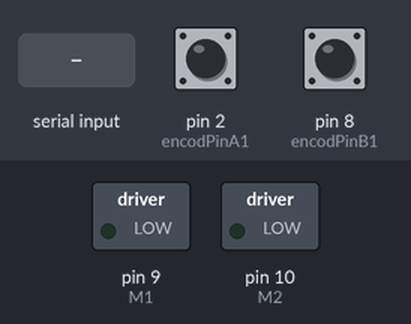
The sketch below on a simulated Arduino Uno, built with avr-gcc and run on an emulated ATmega328P. On the bench: switched loads named in the sketch (green lamp = pin HIGH). The test bench sets the inputs (shaded band); at power-on: pin 2 (encodPinA1) HIGH, pin 8 (encodPinB1) HIGH. What the sketch prints to the serial monitor is not drawn.

Above: at 1.2 s.
1.3 s: pin 2 (encodPinA1) pulled LOW for 0.15 s
At 2.35 s:
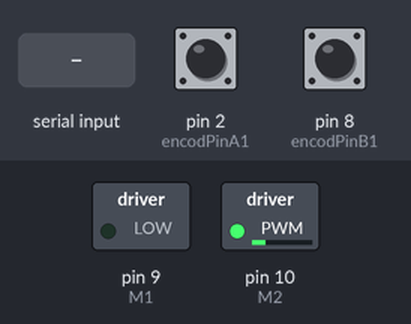
At 3.55 s:
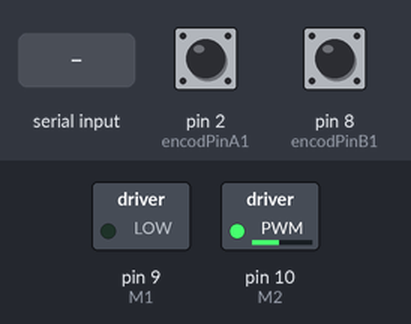
4.3 s: "90,45\n" received over Serial
At 4.8 s:
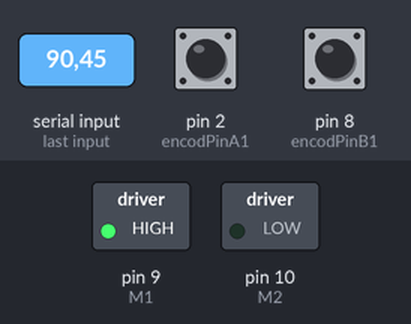
Timing chart, 0 to 7.3 s (numbered marks = the images above; inputs shaded):
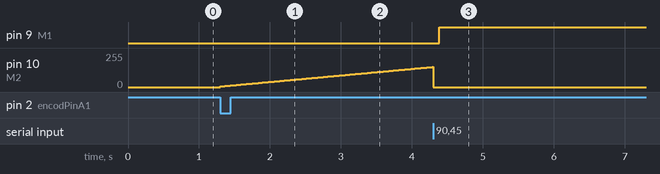

The sketch:

PID_Position_DC_Motor_Encoder_Eingabe_in_serieller_Monitor.ino
```cpp
// PID motor position control.
// Eingabe der Sollposition im seriellen Monitor und senden

#include <PinChangeInt.h>
#include <PID_v1.h>
#define encodPinA1      2                       // Quadrature encoder A pin
#define encodPinB1      8                       // Quadrature encoder B pin
#define M1              9                       // PWM outputs to L298N H-Bridge motor driver module
#define M2              10
double kp = 5 , ki = 50 , kd = 0.01;            // modify for optimal performance
double input = 0, output = 0, setpoint = 0;

volatile long number =0;
volatile long Differenz = 0;
volatile long encoderPos = 0;

PID myPID(&input, &output, &setpoint, kp, ki, kd, DIRECT);  // if motor will only run at full speed try 'REVERSE' instead of 'DIRECT'

void setup() {
  pinMode(encodPinA1, INPUT_PULLUP);                  // quadrature encoder input A
  pinMode(encodPinB1, INPUT_PULLUP);                  // quadrature encoder input B
  attachInterrupt(0, encoder, FALLING);               // update encoder position
  TCCR1B = TCCR1B & 0b11111000 | 1;                   // set 31KHz PWM to prevent motor noise
  myPID.SetMode(AUTOMATIC);
  myPID.SetSampleTime(1);
  myPID.SetOutputLimits(-255, 255);
  Serial.begin (115200);                              // for debugging
}

void loop() {


    setpoint = number;                       // analogRead(0) * 30 modify to fit motor and encoder characteristics, potmeter connected to A0
    input = encoderPos ;                     // data from encoder
    Serial.println(encoderPos);              // monitor motor position
    myPID.Compute();                         // calculate new output
    pwmOut(output);

    while (Serial.available() > 0) // if there's any serial available, read it
    {
    // look for the next valid integer in the incoming serial stream:
    number = Serial.parseInt();
    // look for the newline. That's the end of your sentence:
    if (Serial.read() == '\n') {
    }
    Serial.println(number);
    }

}
void pwmOut(int out) {                                // to H-Bridge board
  if (out > 0) {
    analogWrite(M1, out);                             // drive motor CW
    analogWrite(M2, 0);
  }
  else {
    analogWrite(M1, 0);
    analogWrite(M2, abs(out));                        // drive motor CCW
  }
}

void encoder()  {                                     // pulse and direction, direct port reading to save cycles
  if (PINB & 0b00000001)    encoderPos++;             // if(digitalRead(encodPinB1)==HIGH)   count ++;
  else                      encoderPos--;             // if(digitalRead(encodPinB1)==LOW)   count --;
}
```

Measured:
- after the input at 1.3 s, pin 10 (M2): moves from 0/255 to 151/255 over 3.0 s, starting at once
- after the input at 4.3 s, pin 9 (M1): LOW → HIGH after 0.09 s
